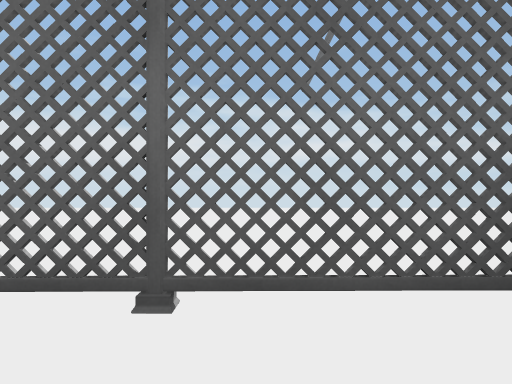
View 1 (above)

16 first-person views from a walk through a scene from a Unity 3-D project. The camera is 1.2 m above the floor, looks level and sees 80° across. The floor is counted in squares, 2.22 m on a side. Each view is taken from the middle of a square. On the plan, view 1 faces up. The plan holds only what a view shows up to about 9 squares ahead; the rest is blank. The place goes on beyond the plan. The player is left out. Surface patterns are stand-ins for the level's own textures.

View 2
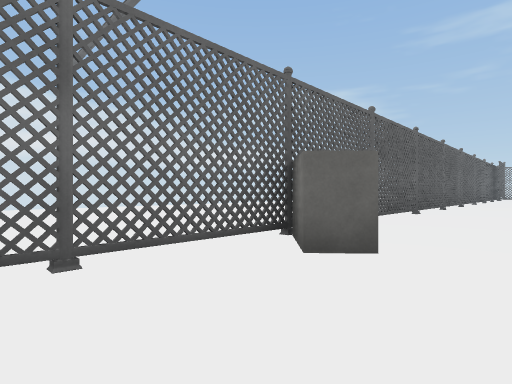

View 3
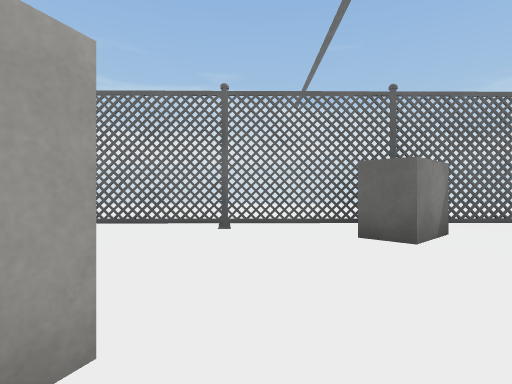

View 4
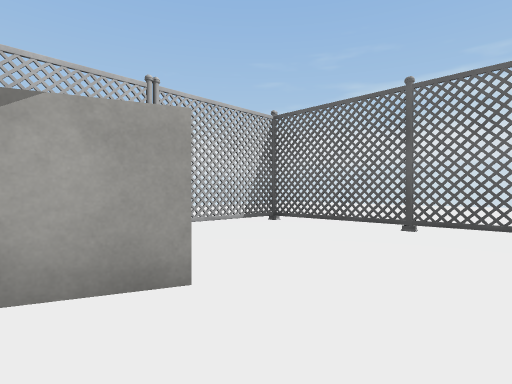

View 5
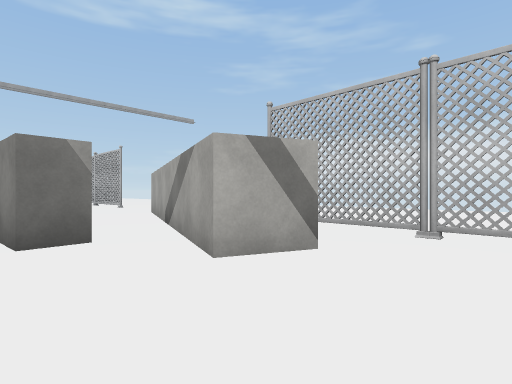

View 6
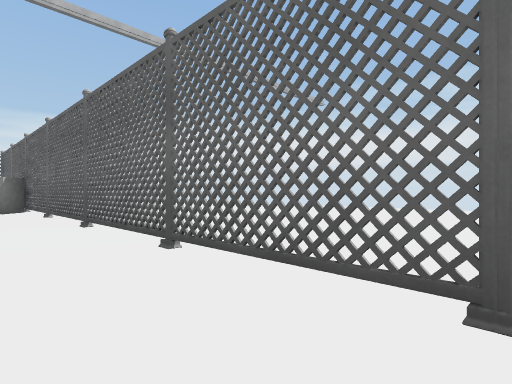

View 7
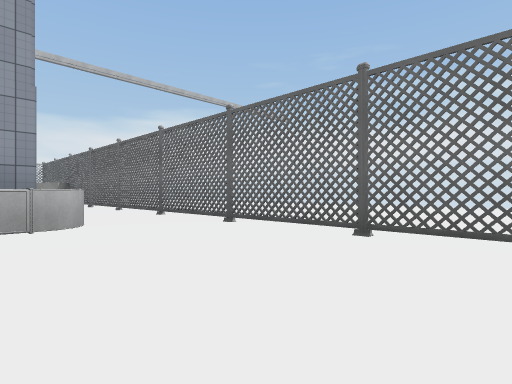

View 8
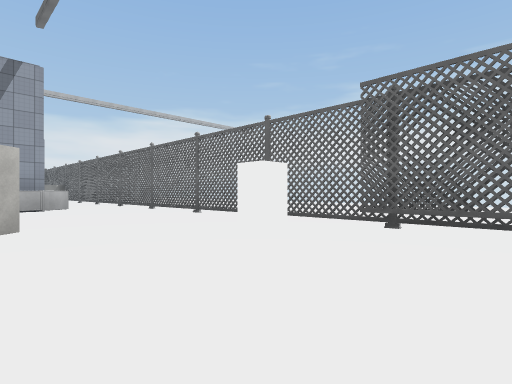

View 9
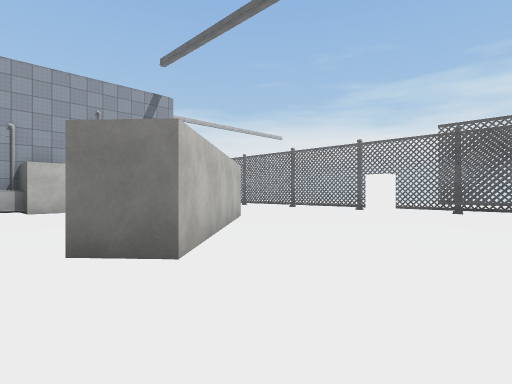

View 10
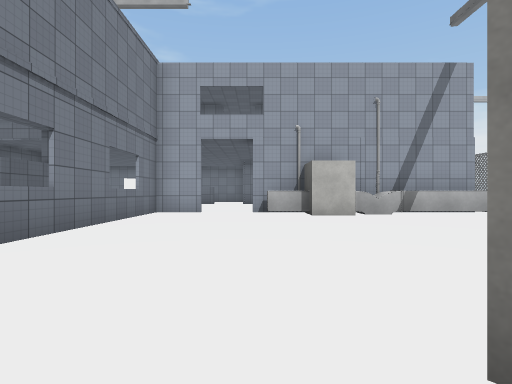

View 11
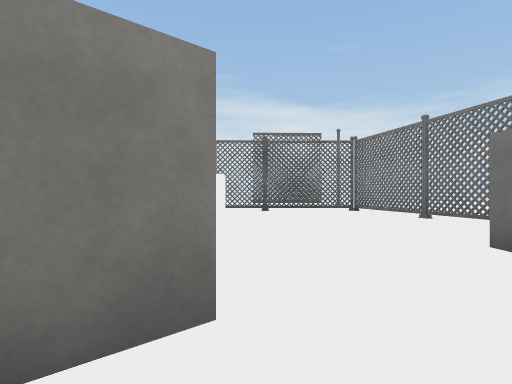

View 12
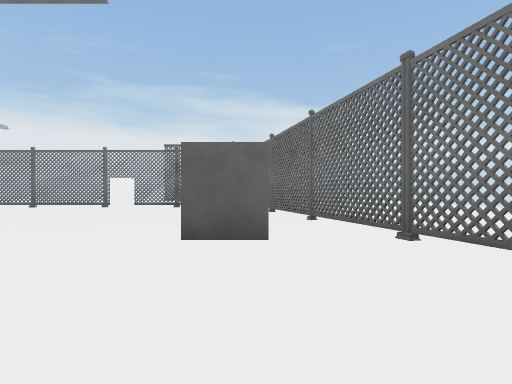

View 13
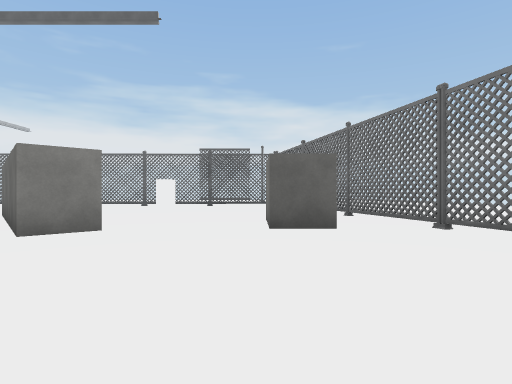

View 14
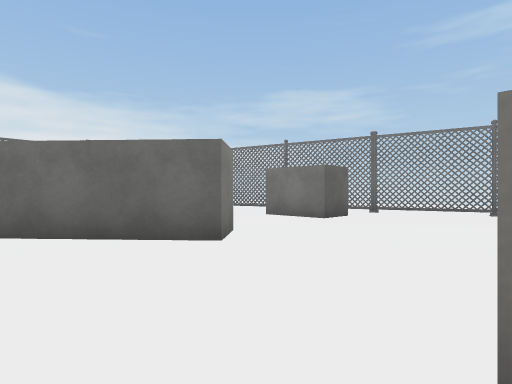

View 15
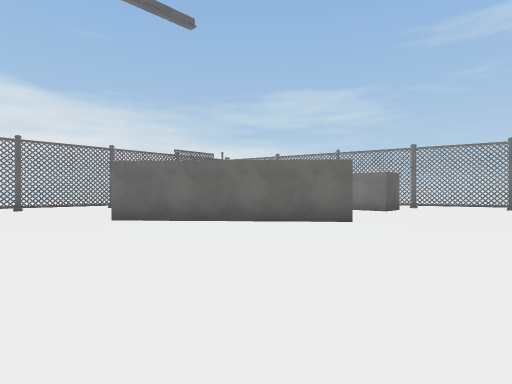

View 16
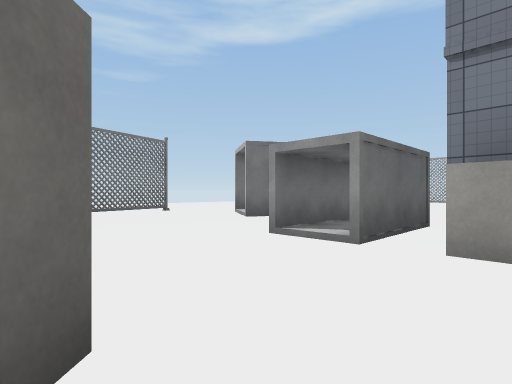

### Floor plan
Key: @ floor where view 1 was taken; # wall or solid block; . main floor; : floor 0.25 m higher than the main floor; / step, stairs or slope; ^ raised ledge; T thing the floor can be seen under or through; B block; W white block; C cube.
Columns run from 9 left of view 1 to 23 right of it. Each row starts with its distance up from view 1.
  6      ....................
  5      .........  ..............
  4      .........................
  3     .........   .........  ...
  2     .................TTTTTTTT....
  1     ..TTTTBBTTTTTTTTTT .....TTT#.
  0      .T..@.................W...#.
 -1 ......T....         ^..........##
 -2 ......T.#..         #...........#
 -3  .....###..         #....#......#
 -4  ....  #.#.         #....##.....#
 -5        #.##         #.....##...##
 -6       ##.           #......#.....
 -7       #..          .#............
 -8       ...          ..............
 -9       ..            #.....CC/#...
-10                     ######C#:#...
-11                            #:###.
-12                      ##     .  ##
-13                             .
-14                             .

Where each view was taken, in squares from view 1:
view 1: 0 up, 0 right, facing up
view 2: 1 down, 1 left, facing up-right
view 3: 3 down, 0 right, facing up
view 4: 3 down, 1 right, facing up-left
view 5: 0 up, 1 right, facing down-left
view 6: 0 up, 12 right, facing up-left
view 7: 2 down, 16 right, facing up-left
view 8: 3 down, 21 right, facing up-left
view 9: 7 down, 21 right, facing up-left
view 10: 7 down, 19 right, facing left
view 11: 7 down, 19 right, facing up
view 12: 9 down, 22 right, facing up
view 13: 10 down, 21 right, facing up
view 14: 9 down, 16 right, facing up-right
view 15: 9 down, 13 right, facing up-right
view 16: 6 down, 17 right, facing down-right
